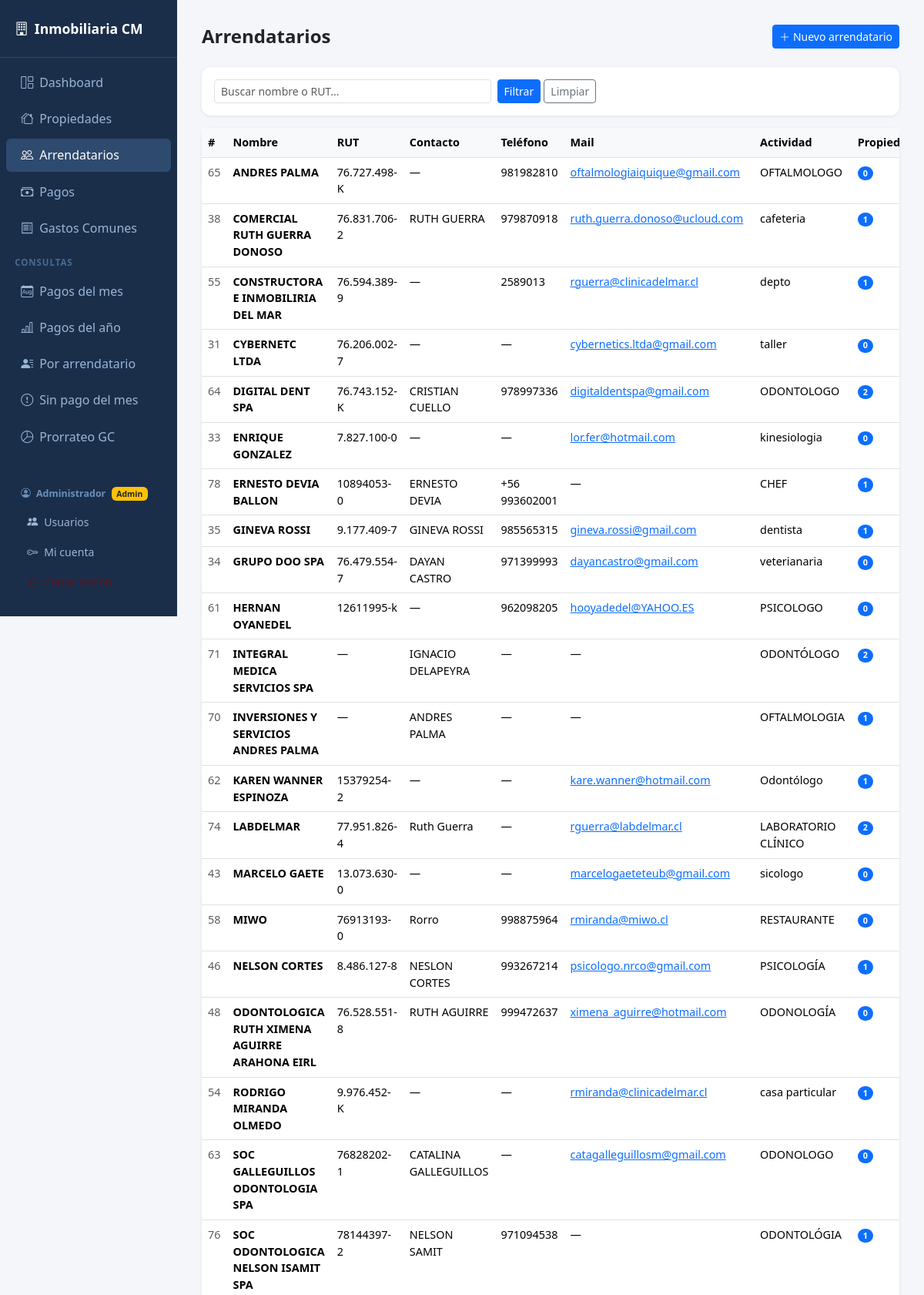
/arrendatarios (signed in, upper part), run on the app's committed database.
### models.py (models this page shows)
class Base(DeclarativeBase):
    pass

class Arrendatario(Base):
    __tablename__ = "arrendatarios"
    id_arrendatario = Column(Integer, primary_key=True, autoincrement=True)
    nombre_arrendatario = Column(String(100))
    rut_arrendatario = Column(String(20), unique=True)
    contacto = Column(String(100))
    telefono = Column(String(20))
    mail = Column(String(100))
    actividad_arrendatario = Column(String(100))
    propiedades = relationship("Propiedad", back_populates="arrendatario")

### app.py (the view)
@app.route("/arrendatarios")
@login_required
@permiso_required("ver_arrendatarios")
def arrendatarios():
    q = request.args.get("q","")
    with Session(engine) as s:
        q2 = (s.query(Arrendatario, func.count(Propiedad.id_propiedad).label("num_propiedades"))
              .outerjoin(Propiedad, Arrendatario.id_arrendatario == Propiedad.id_arrendatario)
              .group_by(Arrendatario.id_arrendatario))
        if q:
            q2 = q2.filter(Arrendatario.nombre_arrendatario.ilike(f"%{q}%") |
                           Arrendatario.rut_arrendatario.ilike(f"%{q}%"))
        rows = q2.order_by(Arrendatario.nombre_arrendatario).all()
        result = [{**{c.key: getattr(a, c.key) for c in a.__mapper__.columns}, "num_propiedades": n}
                  for a, n in rows]
    return render_template("arrendatarios.html", arrendatarios=result, q=q)

### app.py (called while the page is built)
def login_required(f):
    @functools.wraps(f)
    def decorated(*args, **kwargs):
        if not session.get("id_usuario"):
            return redirect(url_for("login"))
        return f(*args, **kwargs)
    return decorated

def es_admin():
    return session.get("rol") == "admin"

def tiene_permiso(permiso: str) -> bool:
    if session.get("rol") == "admin":
        return True
    permisos = session.get("permisos", "")
    return permiso in permisos.split(",")

def permiso_required(permiso: str):
    def decorator(f):
        @functools.wraps(f)
        def decorated(*args, **kwargs):
            if not session.get("id_usuario"):
                return redirect(url_for("login"))
            if not tiene_permiso(permiso):
                flash("No tienes permiso para acceder a esta sección.", "danger")
                return redirect(url_for("dashboard"))
            return f(*args, **kwargs)
        return decorated
    return decorator

@app.context_processor
def inject_globals():
    return {
        "es_admin":       es_admin(),
        "rol_usuario":    session.get("rol", ""),
        "tiene_permiso":  tiene_permiso,
    }

### templates/arrendatarios.html (shortened to what this page needs)
{% extends "base.html" %}
{% block content %}
<div class="d-flex justify-content-between align-items-center mb-4">
  <h4 class="fw-bold mb-0">Arrendatarios</h4>
  {% if es_admin %}
  <a href="/arrendatarios/nuevo" class="btn btn-primary btn-sm">
    <i class="bi bi-plus-lg me-1"></i>Nuevo arrendatario
  </a>
  {% endif %}
</div>
<div class="card p-3 mb-3">
  <form class="row g-2" method="get">
    <div class="col-md-5">
      <input class="form-control form-control-sm" name="q" placeholder="Buscar nombre o RUT..." value="{{ q }}">
    </div>
    <div class="col-auto">
      <button class="btn btn-sm btn-primary">Filtrar</button>
      <a class="btn btn-sm btn-outline-secondary" href="/arrendatarios">Limpiar</a>
    </div>
  </form>
</div>
<div class="card">
  <div class="table-responsive">
    <table class="table table-hover mb-0">
      <thead>
        <tr><th>#</th><th>Nombre</th><th>RUT</th><th>Contacto</th><th>Teléfono</th><th>Mail</th><th>Actividad</th><th>Propiedades</th><th></th></tr>
      </thead>
      <tbody>
        {% for a in arrendatarios %}
        <tr>
          <td class="text-muted">{{ a.id_arrendatario }}</td>
          <td class="fw-semibold">{{ a.nombre_arrendatario or "—" }}</td>
          <td>{{ a.rut_arrendatario or "—" }}</td>
          <td>{{ a.contacto or "—" }}</td>
          <td>{{ a.telefono or "—" }}</td>
          <td>
            {% if a.mail %}
              <a href="mailto:{{ a.mail }}">{{ a.mail }}</a>
            {% else %}—{% endif %}
          </td>
          <td>{{ a.actividad_arrendatario or "—" }}</td>
          <td><span class="badge bg-primary rounded-pill">{{ a.num_propiedades }}</span></td>
        </tr>
        {% endfor %}
      </tbody>
    </table>
  </div>
</div>
{% endblock %}

### templates/base.html (style rules this page uses)
body { background: #f4f6f9; font-family: 'Segoe UI', sans-serif; }
.card { border: none; border-radius: 12px; box-shadow: 0 1px 4px rgba(0,0,0,.08); }
table { font-size: .9rem; }
th { background: #f8f9fa !important; font-weight: 600; color: #495057; }

### data on the page
Arrendatario: id_arrendatario "65", nombre_arrendatario "ANDRES PALMA", rut_arrendatario "76.727.498-K", contacto "—", telefono "981982810", mail "oftalmologiaiquique@gmail.com", actividad_arrendatario "OFTALMOLOGO", num_propiedades "0"
Arrendatario: id_arrendatario "38", nombre_arrendatario "COMERCIAL RUTH GUERRA DONOSO", rut_arrendatario "76.831.706-2", contacto "RUTH GUERRA", telefono "979870918", mail "ruth.guerra.donoso@ucloud.com", actividad_arrendatario "cafeteria", num_propiedades "1"
Arrendatario: id_arrendatario "55", nombre_arrendatario "CONSTRUCTORA E INMOBILIRIA DEL MAR", rut_arrendatario "76.594.389-9", contacto "—", telefono "2589013", mail "rguerra@clinicadelmar.cl", actividad_arrendatario "depto", num_propiedades "1"
Arrendatario: id_arrendatario "31", nombre_arrendatario "CYBERNETC LTDA", rut_arrendatario "76.206.002-7", contacto "—", telefono "—", mail "cybernetics.ltda@gmail.com", actividad_arrendatario "taller", num_propiedades "0"
Arrendatario: id_arrendatario "64", nombre_arrendatario "DIGITAL DENT SPA", rut_arrendatario "76.743.152-K", contacto "CRISTIAN CUELLO", telefono "978997336", mail "digitaldentspa@gmail.com", actividad_arrendatario "ODONTOLOGO", num_propiedades "2"
Arrendatario: id_arrendatario "33", nombre_arrendatario "ENRIQUE GONZALEZ", rut_arrendatario "7.827.100-0", contacto "—", telefono "—", mail "lor.fer@hotmail.com", actividad_arrendatario "kinesiologia", num_propiedades "0"
Arrendatario: id_arrendatario "78", nombre_arrendatario "ERNESTO DEVIA BALLON", rut_arrendatario "10894053-0", contacto "ERNESTO DEVIA", telefono "+56 993602001", actividad_arrendatario "CHEF", num_propiedades "1"
Arrendatario: id_arrendatario "35", nombre_arrendatario "GINEVA ROSSI", rut_arrendatario "9.177.409-7", contacto "GINEVA ROSSI", telefono "985565315", mail "gineva.rossi@gmail.com", actividad_arrendatario "dentista", num_propiedades "1"
Arrendatario: id_arrendatario "34", nombre_arrendatario "GRUPO DOO SPA", rut_arrendatario "76.479.554-7", contacto "DAYAN CASTRO", telefono "971399993", mail "dayancastro@gmail.com", actividad_arrendatario "veterianaria", num_propiedades "0"
Arrendatario: id_arrendatario "61", nombre_arrendatario "HERNAN OYANEDEL", rut_arrendatario "12611995-k", contacto "—", telefono "962098205", mail "hooyadedel@YAHOO.ES", actividad_arrendatario "PSICOLOGO", num_propiedades "0"
Arrendatario: id_arrendatario "71", nombre_arrendatario "INTEGRAL MEDICA SERVICIOS SPA", rut_arrendatario "—", contacto "IGNACIO DELAPEYRA", telefono "—", actividad_arrendatario "ODONTÓLOGO", num_propiedades "2"
Arrendatario: id_arrendatario "70", nombre_arrendatario "INVERSIONES Y SERVICIOS ANDRES PALMA", rut_arrendatario "—", contacto "ANDRES PALMA", telefono "—", actividad_arrendatario "OFTALMOLOGIA", num_propiedades "1"
Arrendatario: id_arrendatario "62", nombre_arrendatario "KAREN WANNER ESPINOZA", rut_arrendatario "15379254-2", contacto "—", telefono "—", mail "kare.wanner@hotmail.com", actividad_arrendatario "Odontólogo", num_propiedades "1"
Arrendatario: id_arrendatario "74", nombre_arrendatario "LABDELMAR", rut_arrendatario "77.951.826-4", contacto "Ruth Guerra", telefono "—", mail "rguerra@labdelmar.cl", actividad_arrendatario "LABORATORIO CLÍNICO", num_propiedades "2"
Arrendatario: id_arrendatario "43", nombre_arrendatario "MARCELO GAETE", rut_arrendatario "13.073.630-0", contacto "—", telefono "—", mail "marcelogaeteteub@gmail.com", actividad_arrendatario "sicologo", num_propiedades "0"
Arrendatario: id_arrendatario "58", nombre_arrendatario "MIWO", rut_arrendatario "76913193-0", contacto "Rorro", telefono "998875964", mail "rmiranda@miwo.cl", actividad_arrendatario "RESTAURANTE", num_propiedades "0"
Arrendatario: id_arrendatario "46", nombre_arrendatario "NELSON CORTES", rut_arrendatario "8.486.127-8", contacto "NESLON CORTES", telefono "993267214", mail "psicologo.nrco@gmail.com", actividad_arrendatario "PSICOLOGÍA", num_propiedades "1"
Arrendatario: id_arrendatario "48", nombre_arrendatario "ODONTOLOGICA RUTH XIMENA AGUIRRE ARAHONA EIRL", rut_arrendatario "76.528.551-8", contacto "RUTH AGUIRRE", telefono "999472637", mail "ximena_aguirre@hotmail.com", actividad_arrendatario "ODONOLOGÍA", num_propiedades "0"
Arrendatario: id_arrendatario "54", nombre_arrendatario "RODRIGO MIRANDA OLMEDO", rut_arrendatario "9.976.452-K", contacto "—", telefono "—", mail "rmiranda@clinicadelmar.cl", actividad_arrendatario "casa particular", num_propiedades "1"
Arrendatario: id_arrendatario "63", nombre_arrendatario "SOC GALLEGUILLOS ODONTOLOGIA SPA", rut_arrendatario "76828202-1", contacto "CATALINA GALLEGUILLOS", telefono "—", mail "catagalleguillosm@gmail.com", actividad_arrendatario "ODONOLOGO", num_propiedades "0"
Arrendatario: id_arrendatario "76", nombre_arrendatario "SOC ODONTOLOGICA NELSON ISAMIT SPA", rut_arrendatario "78144397-2", contacto "NELSON SAMIT", telefono "971094538", actividad_arrendatario "ODONTOLÓGIA", num_propiedades "1"

### other printed values
{{ session.get('nombre','') }} "Administrador"
{{ 'Admin' if es_admin else 'Usuario' }} "Admin"
